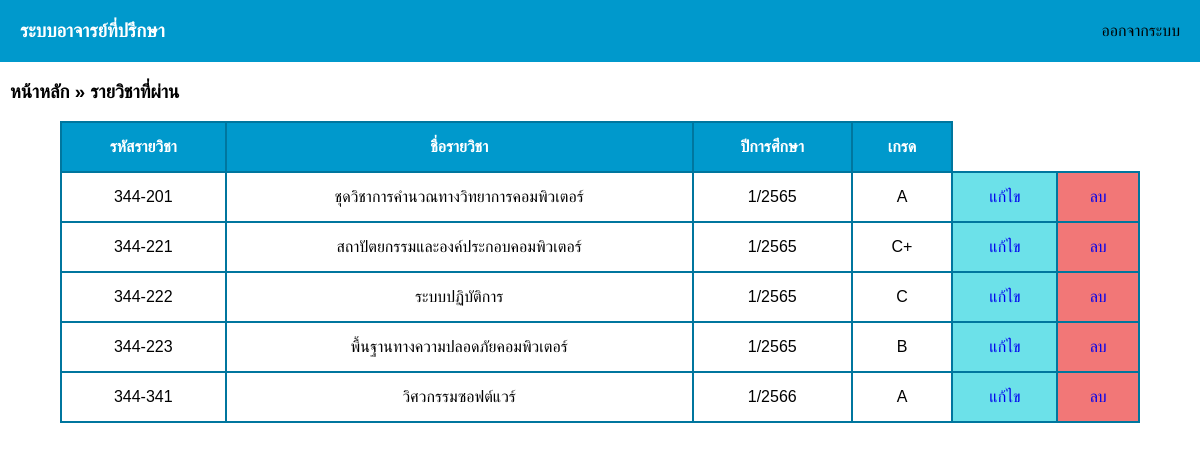
Page /student_course.php (signed in) on the committed database.
### tables this page shows
CREATE TABLE `record` (
  `r_id` int(11) NOT NULL,
  `s_id` varchar(10) NOT NULL,
  `c_id` varchar(7) NOT NULL,
  `r_year` varchar(6) NOT NULL,
  `r_grade` varchar(2) NOT NULL
);

CREATE TABLE `course` (
  `c_id` varchar(7) NOT NULL,
  `c_name` varchar(200) NOT NULL
);

### student_course.php (the view, shortened to what this page needs)
<!DOCTYPE html>
<html>
<head>
    <link rel="stylesheet" href="styles.css">
    <?php
        include('navbar.php');
    ?>
</head>
<h3><a class="heading" href="student_home.php">หน้าหลัก</a> » รายวิชาที่ผ่าน</h3>
<body>
    <div class="table-group">
    <?php
    include('condb.php');
    $username = $_SESSION['username'];
    $query = "SELECT c.c_id, c.c_name, r.r_year, r.r_grade FROM course c, record r WHERE c.c_id = r.c_id AND r.s_id = '$username'";
    $result = mysqli_query($con, $query);
    echo "<br><br>";
    echo '<table class="table table-bordered table-striped">';
    echo "
            <tr>
                <th>รหัสรายวิชา</th>
                <th>ชื่อรายวิชา</th>
                <th>ปีการศึกษา</th>
                <th>เกรด</th>
            </tr>";
    while ($row = mysqli_fetch_array($result)) {
        echo "<tr>";
        echo "<td>" . $row["c_id"] .  "</td> ";
        echo "<td>" . $row["c_name"] .  "</td> ";
        echo "<td>" . $row["r_year"] .  "</td> ";
        echo "<td>" . $row["r_grade"] .  "</td> ";
        echo "<td class='edit' ><a href='student_course_edit.php?act=edit&ID=$row[0]'>แก้ไข</a></td> ";
        echo "<td class='delete' ><a href='student_course_delete.php?ID=$row[0]' onclick=\"return confirm('Do you want to delete this record? !!!')\">ลบ</a></td> ";
        echo "</tr>";
    }
    echo "</table>";
    ?>
    <br>
    </div>
</body>
</html>

### styles.css (style rules this page uses)
.table-group { display: flex; justify-content: center; align-items: center }
.table { border-collapse: collapse; width: 90%; }
.table th, .table td { border: 2px solid #00769E; padding: 15px; text-align: center; }
.table th { background-color: #0099CC; color: white; }
.edit { background-color: #6CE1E9; }
.edit a { text-decoration: none; }
.delete { background-color: #F27777; }
.delete a { text-decoration: none; }

### student_course.php (style rules this page uses)
.heading { color: #000; margin-left: 10px ;text-decoration: none; }
body { margin: 0; font-family: Arial, Helvetica, sans-serif; }

### rows in the picture
record: c.c_id "344-201", c.c_name "ชุดวิชาการคำนวณทางวิทยาการคอมพิวเตอร์", r_year "1/2565", r_grade "A"
record: c.c_id "344-221", c.c_name "สถาปัตยกรรมและองค์ประกอบคอมพิวเตอร์", r_year "1/2565", r_grade "C+"
record: c.c_id "344-222", c.c_name "ระบบปฏิบัติการ", r_year "1/2565", r_grade "C"
record: c.c_id "344-223", c.c_name "พื้นฐานทางความปลอดภัยคอมพิวเตอร์", r_year "1/2565", r_grade "B"
record: c.c_id "344-341", c.c_name "วิศวกรรมซอฟต์แวร์", r_year "1/2566", r_grade "A"
